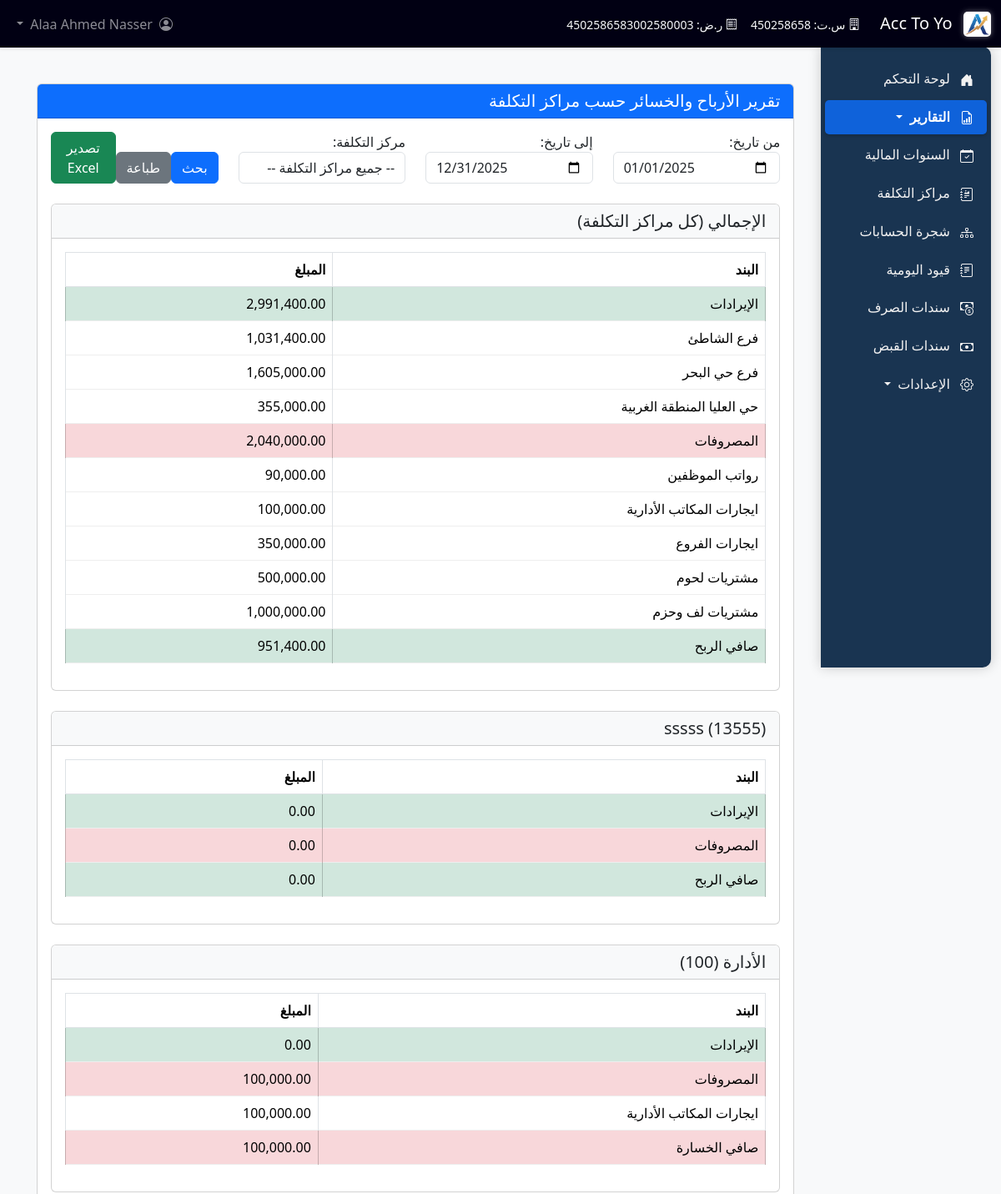
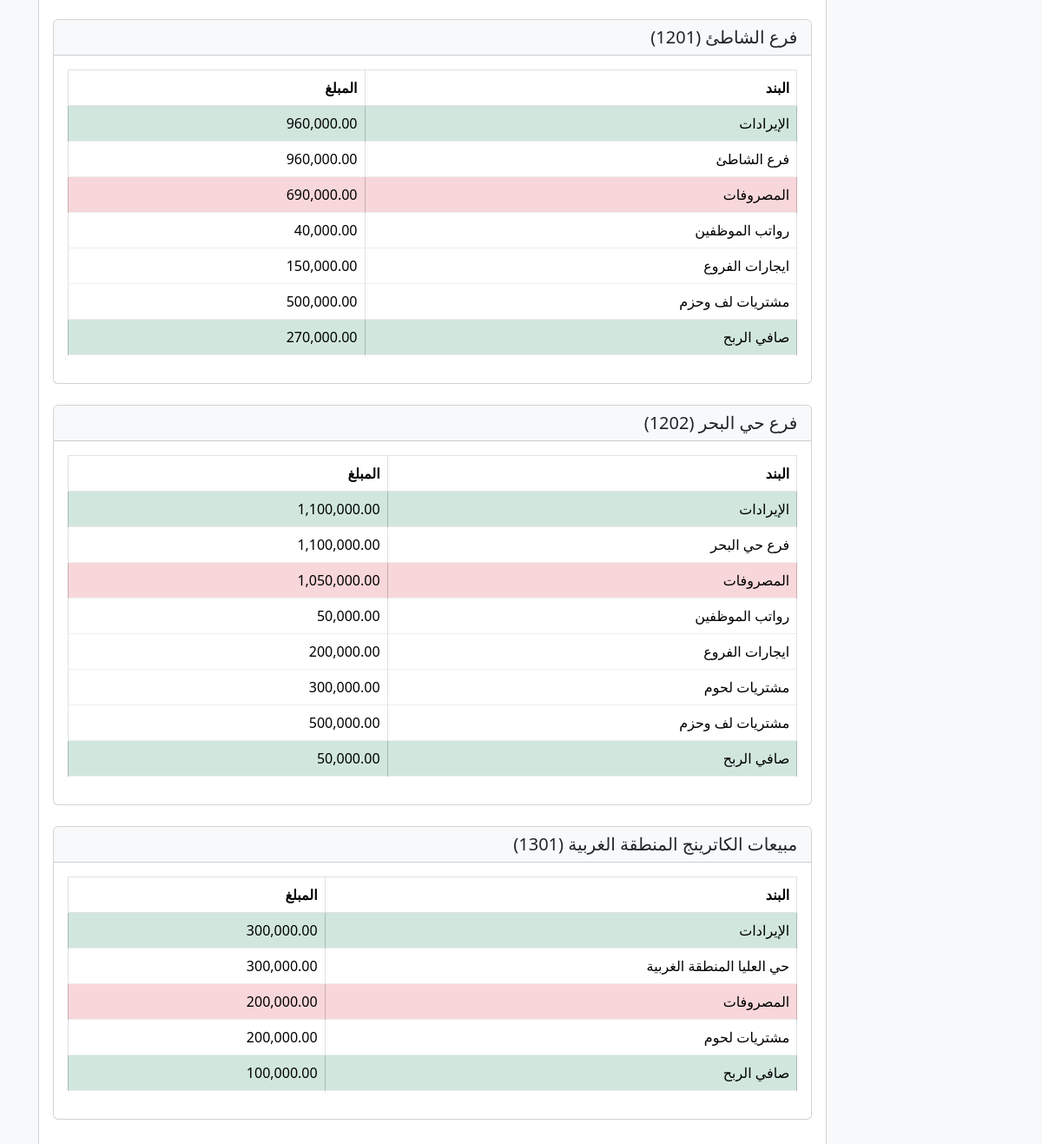
/reports/profit_loss_by_cost_center (signed in), run on the app's committed database (2 pictures, top to bottom).
### tables this page shows
CREATE TABLE financial_years (
                id INTEGER PRIMARY KEY AUTOINCREMENT,
                year_name TEXT NOT NULL UNIQUE, -- e.g., "2024" or "2023-2024"
                start_date DATE NOT NULL,
                end_date DATE NOT NULL,
                is_active INTEGER DEFAULT 1, -- 1 = Active (can be selected), 0 = Inactive
                is_closed INTEGER DEFAULT 0, -- 0 = Open (can add entries), 1 = Closed (read-only)
                created_at TIMESTAMP DEFAULT CURRENT_TIMESTAMP
                -- Optional constraint: CHECK(end_date > start_date)
            );

CREATE TABLE accounts (
                id INTEGER PRIMARY KEY AUTOINCREMENT,
                code TEXT NOT NULL UNIQUE,       -- رمز الحساب (فريد)
                name TEXT NOT NULL,              -- اسم الحساب
                account_type INTEGER NOT NULL,   -- نوع الحساب (رقم يشير إلى النوع)
                parent_id INTEGER,               -- الحساب الأب (للهيكلية الشجرية)
                is_active INTEGER DEFAULT 1,     -- هل الحساب نشط؟ (1=نعم, 0=لا)
                allows_posting INTEGER DEFAULT 1,-- هل يسمح بالترحيل المباشر؟ (1=نعم, 0=لا)
                created_at TIMESTAMP DEFAULT CURRENT_TIMESTAMP,
                -- تعريف المفتاح الخارجي للعلاقة مع النفس (الأب)
                FOREIGN KEY (parent_id) REFERENCES accounts (id) ON DELETE SET NULL
            );

CREATE TABLE cost_centers (
                id INTEGER PRIMARY KEY AUTOINCREMENT,
                name TEXT NOT NULL UNIQUE, -- اسم مركز التكلفة
                -- يمكنك إضافة حقول أخرى هنا إذا أردت
                -- code TEXT UNIQUE,
                -- description TEXT,
                created_at TIMESTAMP DEFAULT CURRENT_TIMESTAMP
            , description TEXT, code TEXT);

### profit_loss_by_cost_center.py (the view)
@profit_loss_by_cc_bp.route('/reports/profit_loss_by_cost_center')
def profit_loss_by_cost_center_view():
    if 'user_id' not in session:
        return redirect(url_for('login'))
    default_start_date, default_end_date = get_active_financial_year_dates()
    filters = {}
    if request.args.get('start_date'):
        filters['start_date'] = request.args.get('start_date')
    elif default_start_date:
        filters['start_date'] = default_start_date
    if request.args.get('end_date'):
        filters['end_date'] = request.args.get('end_date')
    elif default_end_date:
        filters['end_date'] = default_end_date
    if request.args.get('cost_center_id'):
        filters['cost_center_id'] = request.args.get('cost_center_id')
    conn = get_db()
    cost_centers = get_cost_centers(conn)
    reports_by_cost_center = []
    if filters.get('cost_center_id'):
        selected_cost_center = None
        for cc in cost_centers:
            if str(cc['id']) == str(filters['cost_center_id']):
                selected_cost_center = cc
                break
        if selected_cost_center:
            report_data = get_profit_loss_data_by_cost_center(conn, filters, selected_cost_center['id'])
            reports_by_cost_center.append({
                'cost_center': selected_cost_center,
                'report_data': report_data
            })
    else:
        total_report = get_profit_loss_data_by_cost_center(conn, filters)
        reports_by_cost_center.append({
            'cost_center': {'id': None, 'name': 'الإجمالي (كل مراكز التكلفة)', 'code': ''},
            'report_data': total_report
        })
        for cost_center in cost_centers:
            report_data = get_profit_loss_data_by_cost_center(conn, filters, cost_center['id'])
            reports_by_cost_center.append({
                'cost_center': cost_center,
                'report_data': report_data
            })
    conn.close()
    return render_template(
        'reports/profit_loss_by_cost_center_report.html',
        reports_by_cost_center=reports_by_cost_center,
        filters=filters,
        default_start_date=default_start_date,
        default_end_date=default_end_date,
        all_cost_centers=cost_centers
    )

### app.py (called while the page is built)
@app.before_request
def handle_fiscal_years_alias():
    try:
        conn = get_db()
        cursor = conn.cursor()
        cursor.execute("SELECT name FROM sqlite_master WHERE type='table' AND name='fiscal_years'")
        if not cursor.fetchone():
            cursor.execute("CREATE VIEW IF NOT EXISTS fiscal_years AS SELECT * FROM financial_years")
            conn.commit()
    except sqlite3.Error as e:
        print(f"خطأ في إنشاء fiscal_years view: {e}")
    finally:
        if conn:
            conn.close()

def get_company_profile():
    company_profile_path = os.path.join(os.path.dirname(__file__), 'company_profile.json')
    try:
        with open(company_profile_path, 'r', encoding='utf-8') as file:
            company_profile = json.load(file)
    except Exception as e:
        company_profile = {
            "companyName": "شركة مستويات التشغيل للمقاولات",
            "commercialRegistrationNumber": "450258658",
            "taxIdentificationNumber": "450258658300258",
            "logoPath": "assets/images/logo.png"
        }
        print(f"خطأ في قراءة ملف معلومات الشركة: {e}")
    if 'logoPath' in company_profile:
        if not company_profile['logoPath'].startswith('static/'):
            company_profile['logoPath'] = 'assets/images/logo.png'
    return company_profile

@app.context_processor
def inject_company_profile():
    return {'company_profile': get_company_profile()}

### database.py (called while the page is built)
def get_db():
    conn = sqlite3.connect(DATABASE_NAME)
    conn.row_factory = sqlite3.Row
    conn.execute("PRAGMA foreign_keys = ON")
    return conn

### profit_loss_by_cost_center.py (called while the page is built)
def get_active_financial_year_dates():
    conn = get_db()
    cursor = conn.cursor()
    try:
        cursor.execute("""
            SELECT start_date, end_date
            FROM financial_years
            WHERE is_active = 1
            LIMIT 1
        """)
        result = cursor.fetchone()
        if result:
            return result['start_date'], result['end_date']
        return None, None
    finally:
        conn.close()

def get_cost_centers(conn):
    cursor = conn.cursor()
    cursor.execute("SELECT id, name, code FROM cost_centers ORDER BY name")
    return cursor.fetchall()

### templates/reports/profit_loss_by_cost_center_report.html (shortened to what this page needs)
{% extends 'base.html' %}
{% block content %}
<div class="container-fluid mt-4 rtl">
    <div class="row">
        <div class="col-12">
            <div class="card">
                <div class="card-header bg-primary text-white">
                    <h5 class="mb-0">تقرير الأرباح والخسائر حسب مراكز التكلفة</h5>
                </div>
                <div class="card-body">
                    <form method="get" class="mb-4">
                        <div class="row">
                            <div class="col-md-3">
                                <div class="form-group">
                                    <label for="start_date">من تاريخ:</label>
                                    <input type="date" class="form-control" id="start_date" name="start_date" value="{{ filters.start_date or default_start_date }}">
                                </div>
                            </div>
                            <div class="col-md-3">
                                <div class="form-group">
                                    <label for="end_date">إلى تاريخ:</label>
                                    <input type="date" class="form-control" id="end_date" name="end_date" value="{{ filters.end_date or default_end_date }}">
                                </div>
                            </div>
                            <div class="col-md-3">
                                <div class="form-group">
                                    <label for="cost_center_id">مركز التكلفة:</label>
                                    <select class="form-control" id="cost_center_id" name="cost_center_id">
                                        <option value="">-- جميع مراكز التكلفة --</option>
                                    </select>
                                </div>
                            </div>
                            <div class="col-md-3 d-flex align-items-end">
                                <button type="submit" class="btn btn-primary ml-2">
                                     بحث
                                </button>
                                <a href="{{ url_for('profit_loss_by_cc.print_profit_loss_by_cost_center_report', start_date=filters.start_date, end_date=filters.end_date, cost_center_id=filters.cost_center_id) }}" class="btn btn-secondary ml-2" target="_blank">
                                     طباعة
                                </a>
                                <a href="{{ url_for('profit_loss_by_cc.export_profit_loss_by_cost_center_report', start_date=filters.start_date, end_date=filters.end_date, cost_center_id=filters.cost_center_id) }}" class="btn btn-success">
                                     تصدير Excel
                                </a>
                            </div>
                        </div>
                    </form>
                    {% for report_item in reports_by_cost_center %}
                    <div class="card mb-4">
                        <div class="card-header bg-light">
                            <h5 class="mb-0">{{ report_item.cost_center.name }} {% if report_item.cost_center.code %}({{ report_item.cost_center.code }}){% endif %}</h5>
                        </div>
                        <div class="card-body">
                            <div class="table-responsive">
                                <table class="table table-bordered table-hover">
                                    <thead class="thead-light">
                                        <tr>
                                            <th class="text-right">البند</th>
                                            <th class="text-left">المبلغ</th>
                                        </tr>
                                    </thead>
                                    <tbody>
                                        <tr class="table-success">
                                            <td class="text-right font-weight-bold">الإيرادات</td>
                                            <td class="text-left font-weight-bold">{{ "{:,.2f}".format(report_item.report_data.total_revenue) }}</td>
                                        </tr>
                                        {% for revenue in report_item.report_data.revenues %}
                                        <tr>
                                            <td class="text-right pr-4">{{ revenue.name }}</td>
                                            <td class="text-left">{{ "{:,.2f}".format(revenue.amount) }}</td>
                                        </tr>
                                        {% endfor %}
                                        <tr class="table-danger">
                                            <td class="text-right font-weight-bold">المصروفات</td>
                                            <td class="text-left font-weight-bold">{{ "{:,.2f}".format(report_item.report_data.total_expense) }}</td>
                                        </tr>
                                        {% for expense in report_item.report_data.expenses %}
                                        <tr>
                                            <td class="text-right pr-4">{{ expense.name }}</td>
                                            <td class="text-left">{{ "{:,.2f}".format(expense.amount) }}</td>
                                        </tr>
                                        {% endfor %}
                                        <tr class="{% if report_item.report_data.is_profit %}table-success{% else %}table-danger{% endif %}">
                                            <td class="text-right font-weight-bold">
                                                {% if report_item.report_data.is_profit %}
                                                صافي الربح
                                                {% else %}
                                                صافي الخسارة
                                                {% endif %}
                                            </td>
                                            <td class="text-left font-weight-bold">{{ "{:,.2f}".format(report_item.report_data.net_profit|abs) }}</td>
                                        </tr>
                                    </tbody>
                                </table>
                            </div>
                        </div>
                    </div>
                    {% endfor %}
                </div>
            </div>
        </div>
    </div>
</div>
{% endblock %}

### static/css/custom_style.css (style rules this page uses)
.table tbody tr { border-bottom: 1px solid #eee; }

### templates/base.html (style rules this page uses)
body { padding-top: 56px; background-color: #f8f9fa; }
html { scroll-behavior: smooth; }

### data on the page
financial_years: start_date "01/01/2025", end_date "12/31/2025"
accounts: name "فرع الشاطئ", amount "1,031,400.00", amount "960,000.00"
accounts: name "فرع حي البحر", amount "1,605,000.00", amount "1,100,000.00"
accounts: name "حي العليا المنطقة الغربية", amount "355,000.00", amount "300,000.00"
accounts: name "رواتب الموظفين", amount "90,000.00", amount "40,000.00", amount "50,000.00"
accounts: name "ايجارات المكاتب الأدارية", amount "100,000.00"
accounts: name "ايجارات الفروع", amount "350,000.00", amount "150,000.00", amount "200,000.00"
accounts: name "مشتريات لحوم", amount "500,000.00", amount "300,000.00", amount "200,000.00"
accounts: name "مشتريات لف وحزم", amount "1,000,000.00", amount "500,000.00"
cost_centers: cost_center.name "sssss", cost_center.code "13555"
cost_centers: cost_center.name "الأدارة", cost_center.code "100"
cost_centers: cost_center.name "فرع الشاطئ", cost_center.code "1201"
cost_centers: cost_center.name "فرع حي البحر", cost_center.code "1202"
cost_centers: cost_center.name "مبيعات الكاترينج المنطقة الغربية", cost_center.code "1301"

### other printed values
{{ company_profile.companyName if company_profile else "Acc Too You" }} "Acc To Yo"
{{ company_profile.commercialRegistrationNumber if company_profile }} "450258658"
{{ company_profile.taxIdentificationNumber if company_profile }} "4502586583002580003"
{{ session.full_name or session.username }} "Alaa Ahmed Nasser"
{{ report_item.cost_center.name }} "الإجمالي (كل مراكز التكلفة)"
{{ "{:,.2f}".format(report_item.report_data.total_revenue) }} "2,991,400.00" "0.00" "0.00" "960,000.00" "1,100,000.00" "300,000.00"
{{ "{:,.2f}".format(report_item.report_data.total_expense) }} "2,040,000.00" "0.00" "100,000.00" "690,000.00" "1,050,000.00" "200,000.00"
{{ "{:,.2f}".format(report_item.report_data.net_profit|abs) }} "951,400.00" "0.00" "100,000.00" "270,000.00" "50,000.00" "100,000.00"
